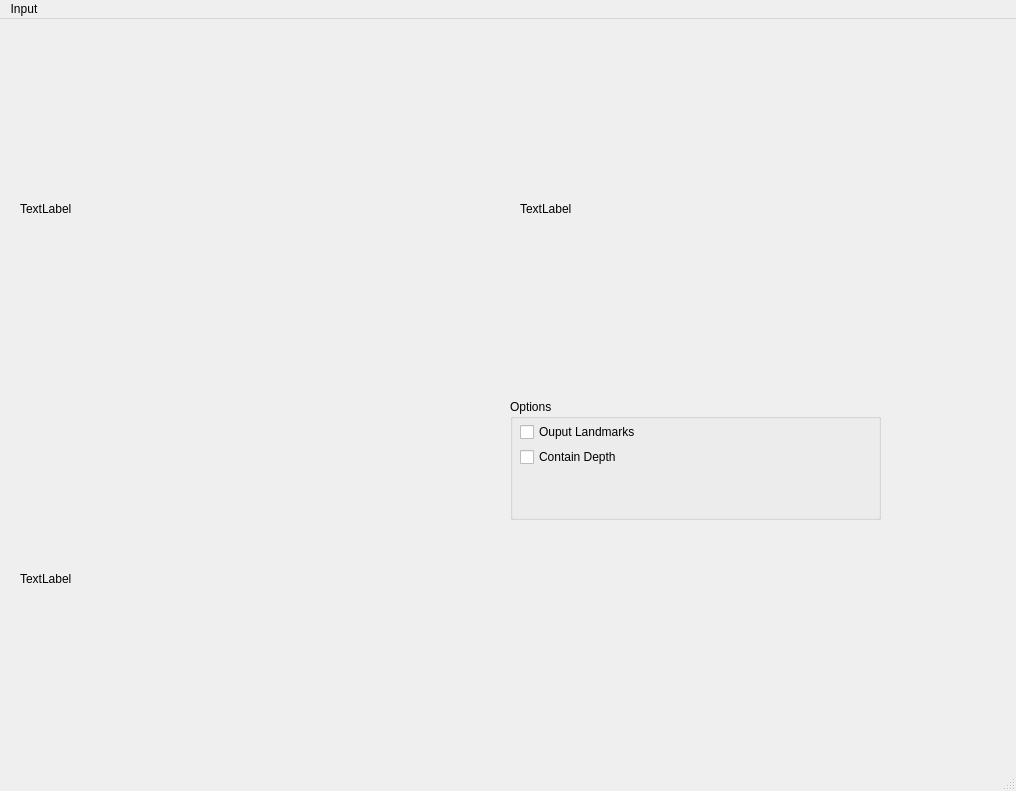
<?xml version="1.0" encoding="UTF-8"?>
<ui version="4.0">
 <class>MainWindow</class>
 <widget class="QMainWindow" name="MainWindow">
  <property name="geometry">
   <rect>
    <x>0</x>
    <y>0</y>
    <width>1016</width>
    <height>791</height>
   </rect>
  </property>
  <property name="windowTitle">
   <string>MainWindow</string>
  </property>
  <widget class="QWidget" name="centralwidget">
   <widget class="QGroupBox" name="groupBox">
    <property name="geometry">
     <rect>
      <x>510</x>
      <y>380</y>
      <width>371</width>
      <height>121</height>
     </rect>
    </property>
    <property name="title">
     <string>Options</string>
    </property>
    <widget class="QCheckBox" name="checkBox">
     <property name="geometry">
      <rect>
       <x>10</x>
       <y>25</y>
       <width>121</width>
       <height>16</height>
      </rect>
     </property>
     <property name="text">
      <string>Ouput Landmarks</string>
     </property>
    </widget>
    <widget class="QCheckBox" name="checkBox_2">
     <property name="geometry">
      <rect>
       <x>10</x>
       <y>50</y>
       <width>111</width>
       <height>16</height>
      </rect>
     </property>
     <property name="text">
      <string>Contain Depth</string>
     </property>
    </widget>
   </widget>
   <widget class="QLabel" name="label">
    <property name="geometry">
     <rect>
      <x>20</x>
      <y>10</y>
      <width>480</width>
      <height>360</height>
     </rect>
    </property>
    <property name="text">
     <string>TextLabel</string>
    </property>
   </widget>
   <widget class="QLabel" name="label_2">
    <property name="geometry">
     <rect>
      <x>520</x>
      <y>10</y>
      <width>480</width>
      <height>360</height>
     </rect>
    </property>
    <property name="text">
     <string>TextLabel</string>
    </property>
   </widget>
   <widget class="QLabel" name="label_3">
    <property name="geometry">
     <rect>
      <x>20</x>
      <y>380</y>
      <width>480</width>
      <height>360</height>
     </rect>
    </property>
    <property name="text">
     <string>TextLabel</string>
    </property>
   </widget>
  </widget>
  <widget class="QMenuBar" name="menubar">
   <property name="geometry">
    <rect>
     <x>0</x>
     <y>0</y>
     <width>1016</width>
     <height>23</height>
    </rect>
   </property>
   <widget class="QMenu" name="menuFile">
    <property name="title">
     <string>Input</string>
    </property>
    <addaction name="actionCamera"/>
    <addaction name="actionVideo"/>
    <addaction name="actionPicture"/>
    <addaction name="separator"/>
    <addaction name="actionExit"/>
   </widget>
   <addaction name="menuFile"/>
  </widget>
  <widget class="QStatusBar" name="statusbar"/>
  <action name="actionCamera">
   <property name="text">
    <string>Camera</string>
   </property>
  </action>
  <action name="actionVideo">
   <property name="text">
    <string>Video</string>
   </property>
  </action>
  <action name="actionPicture">
   <property name="text">
    <string>Picture</string>
   </property>
  </action>
  <action name="actionExit">
   <property name="text">
    <string>Exit</string>
   </property>
  </action>
 </widget>
 <resources/>
 <connections/>
</ui>
